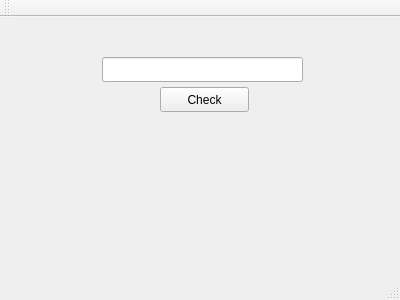
<?xml version="1.0" encoding="UTF-8"?>
<ui version="4.0">
 <class>MainWindow</class>
 <widget class="QMainWindow" name="MainWindow">
  <property name="geometry">
   <rect>
    <x>0</x>
    <y>0</y>
    <width>400</width>
    <height>300</height>
   </rect>
  </property>
  <property name="windowTitle">
   <string>MainWindow</string>
  </property>
  <property name="styleSheet">
   <string notr="true">MainWindow
{
	background-color:rgb(252, 175, 62)
}</string>
  </property>
  <widget class="QWidget" name="centralWidget">
   <widget class="QLineEdit" name="lineEdit">
    <property name="geometry">
     <rect>
      <x>102</x>
      <y>40</y>
      <width>201</width>
      <height>25</height>
     </rect>
    </property>
   </widget>
   <widget class="QLabel" name="label">
    <property name="geometry">
     <rect>
      <x>90</x>
      <y>100</y>
      <width>301</width>
      <height>51</height>
     </rect>
    </property>
    <property name="text">
     <string/>
    </property>
   </widget>
   <widget class="QPushButton" name="pushButton">
    <property name="geometry">
     <rect>
      <x>160</x>
      <y>70</y>
      <width>89</width>
      <height>25</height>
     </rect>
    </property>
    <property name="text">
     <string>Check</string>
    </property>
   </widget>
  </widget>
  <widget class="QMenuBar" name="menuBar">
   <property name="geometry">
    <rect>
     <x>0</x>
     <y>0</y>
     <width>400</width>
     <height>21</height>
    </rect>
   </property>
  </widget>
  <widget class="QToolBar" name="mainToolBar">
   <attribute name="toolBarArea">
    <enum>TopToolBarArea</enum>
   </attribute>
   <attribute name="toolBarBreak">
    <bool>false</bool>
   </attribute>
  </widget>
  <widget class="QStatusBar" name="statusBar"/>
 </widget>
 <layoutdefault spacing="6" margin="11"/>
 <resources/>
 <connections/>
</ui>
